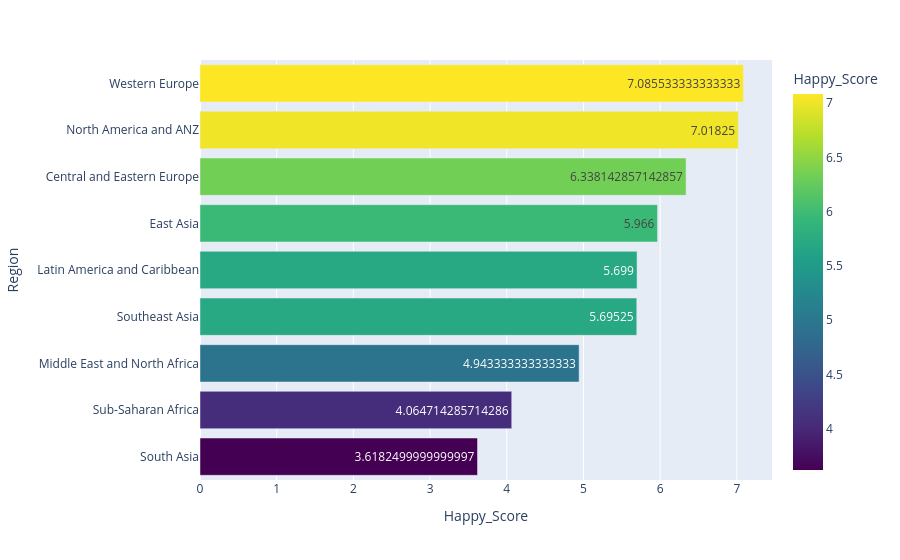

The notebook cell saved with this chart:
### Code cell
import plotly.express as px

fig = px.bar(region_avg, x ='Happy_Score', y = 'Region', orientation = 'h', 
             text = 'Happy_Score', color = 'Happy_Score',color_continuous_scale='Viridis')

fig.show()

### Figure 1 — Plotly figure (JSON) as saved in the notebook; plotly's stock layout.template omitted (floating-point values rounded to 4 significant figures)
{"data": [{"hovertemplate": "Happy_Score=%{marker.color}<br>Region=%{y}<extra></extra>", "legendgroup": "", "marker": {"color": [3.618, 4.065, 4.943, 5.695, 5.699, 5.966, 6.338, 7.018, 7.086], "coloraxis": "coloraxis", "pattern": {"shape": ""}}, "name": "", "orientation": "h", "showlegend": false, "text": [3.618, 4.065, 4.943, 5.695, 5.699, 5.966, 6.338, 7.018, 7.086], "textposition": "auto", "type": "bar", "x": [3.618, 4.065, 4.943, 5.695, 5.699, 5.966, 6.338, 7.018, 7.086], "xaxis": "x", "y": ["South Asia", "Sub-Saharan Africa", "Middle East and North Africa", "Southeast Asia", "Latin America and Caribbean", "East Asia", "Central and Eastern Europe", "North America and ANZ", "Western Europe"], "yaxis": "y"}], "layout": {"barmode": "relative", "coloraxis": {"colorbar": {"title": {"text": "Happy_Score"}}, "colorscale": [[0, "#440154"], [0.1111, "#482878"], [0.2222, "#3e4989"], [0.3333, "#31688e"], [0.4444, "#26828e"], [0.5556, "#1f9e89"], [0.6667, "#35b779"], [0.7778, "#6ece58"], [0.8889, "#b5de2b"], [1, "#fde725"]]}, "legend": {"tracegroupgap": 0}, "margin": {"t": 60}, "xaxis": {"anchor": "y", "domain": [0, 1], "title": {"text": "Happy_Score"}}, "yaxis": {"anchor": "x", "domain": [0, 1], "title": {"text": "Region"}}}}
